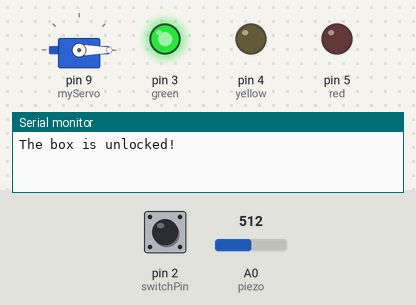
Bench run of a sketch on a simulated Arduino Uno, built with avr-gcc and run on an emulated ATmega328P. Parts: servo, output pins drawn as LEDs (lit = HIGH), the last lines printed to the serial monitor. The test bench sets the inputs (shaded band); at power-on: pin 2 (switchPin) LOW, A0 (piezo) = 512.

Above: at 1.2 s.
1.3 s: pin 2 (switchPin) pulled HIGH for 0.15 s
At 1.8 s:
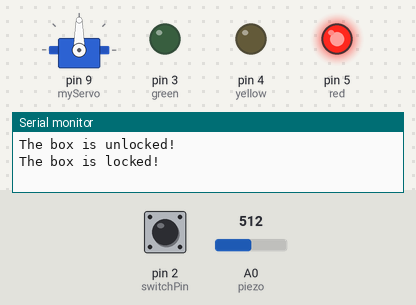
Timing chart, 0 to 4.3 s (numbered marks = the images above; inputs shaded):
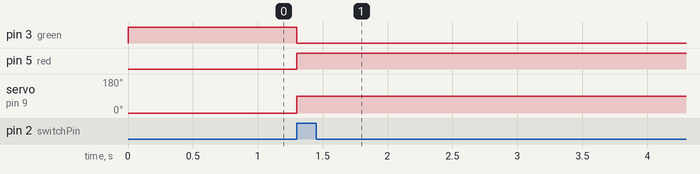

The sketch:

Knock_Lock_12.ino
```cpp
#include <Servo.h>
Servo myServo;

//constants
const int piezo = A0;
const int switchPin = 2;
const int yellow = 4;
const int green = 3;
const int red = 5;
int knockVal;
int switchVal;
const int quietKnock = 10;
const int loudKnock = 100;
boolean locked = false;
int numberOfKnocks = 0;

//setup
void setup(){
  myServo.attach(9);
  pinMode(yellow, OUTPUT);
  pinMode(green, OUTPUT);
  pinMode(red, OUTPUT);
  pinMode(switchPin, INPUT);
  Serial.begin(9600);
  digitalWrite(green, HIGH);
  myServo.write(0);
  Serial.println("The box is unlocked!");
}

void loop(){
  //Check to see if device is locked and if it is then check for switch press
  if(locked == false){
    switchVal = digitalRead(switchPin);

    //if switch is pressed, then lock the device
    if(switchVal == HIGH){
      locked = true;
      digitalWrite(green, LOW);
      digitalWrite(red, HIGH);
      myServo.write(90);
      Serial.println("The box is locked!");
      delay (1000);
    }
  }
  if (locked == true){
    knockVal = analogRead(piezo);
    if(numberOfKnocks < 3 && knockVal > 0){
      if(checkForKnock(knockVal) == true){
      numberOfKnocks++;
      }
      Serial.print(3-numberOfKnocks);
      Serial.println(" more knocks to go");
    }
    if(numberOfKnocks >= 3){
      locked = false;
      numberOfKnocks = 0;
      myServo.write(0);
      delay(20);
      digitalWrite(green,HIGH);
      digitalWrite(red, LOW);
      Serial.println("The box is unlocked!");
    }
  }
}

//checking for the knock
boolean checkForKnock(int value){
  if(value > quietKnock && value < loudKnock){
    digitalWrite(yellow, HIGH);
    delay(50);
    digitalWrite(yellow,LOW);
    Serial.print("Valid knock of value ");
    Serial.println (value);
    return true;
  }
  else {
    Serial.print("Bad knock value ");
    Serial.println(value);
    return false;
  }
}
```

Measured:
- after the input at 1.3 s, pin 3 (green): HIGH → LOW at once; pin 5 (red): LOW → HIGH at once; servo on pin 9 (myServo): 0° → 90° at once
